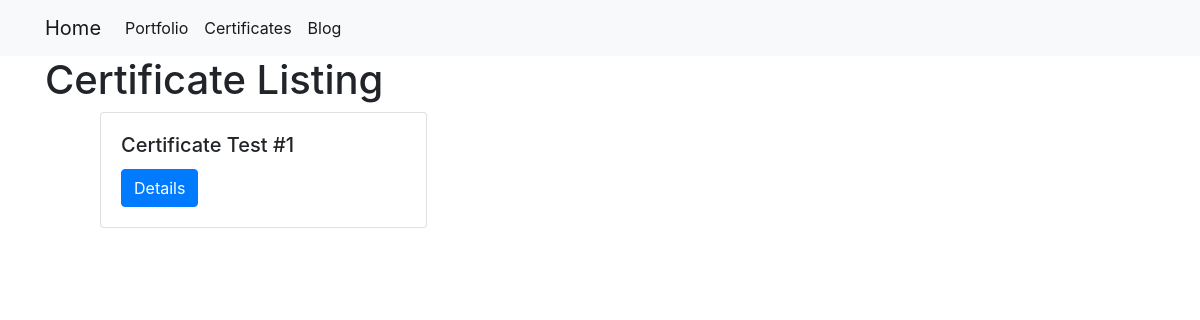
The app's page /all_certificates/, older data.
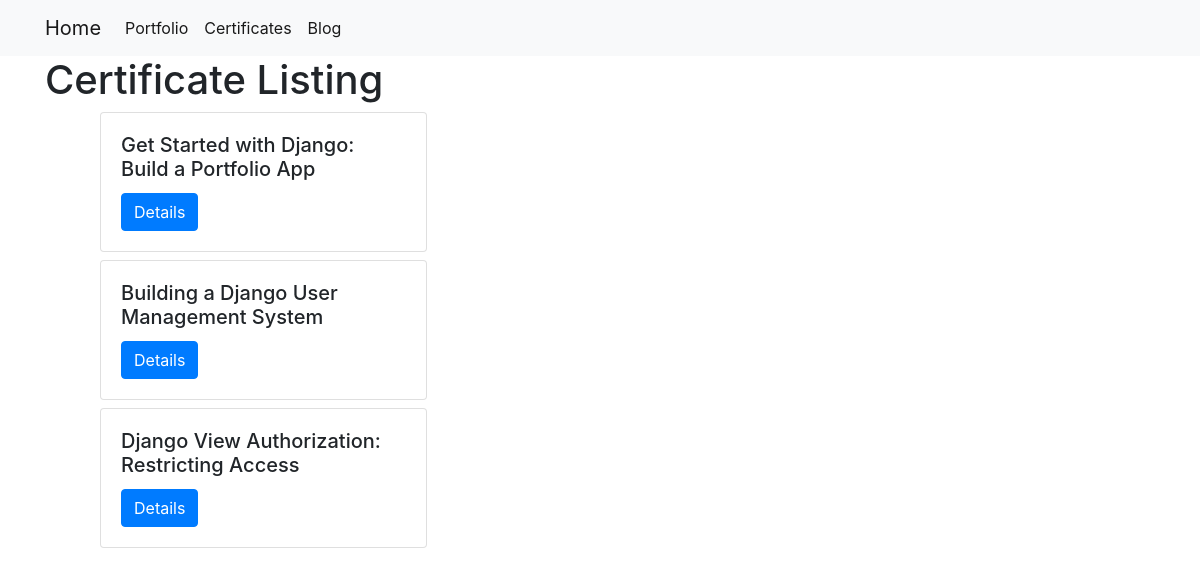
The same page, newer data.
### certificates/models.py (models this page shows)
class Certificate(models.Model):
    title = models.CharField(max_length=100)
    skills = models.CharField(max_length=100)
    source = models.CharField(max_length=20) # i.e. Codecademy
    link = models.URLField(max_length=200)
    cert_image = models.CharField(max_length=100)

### certificates/views.py (the view)
# urls.py: path("", views.all_certificates, name="all_certificates"),
def all_certificates(request):
    certificates = Certificate.objects.all()
    return render(request, 'certificates/all_certificates.html',
                  {'certificates': certificates})

### certificates/templates/certificates/all_certificates.html (shortened to what this page needs)
{% extends "projects/base.html" %}
{% load static %}
{% block content %}
<h1>Certificate Listing</h1>
<ul>
{% for certificate in certificates %}
  <div class="col-md-4">
                <div class="card mb-2">
                    <div class="card-body">
                        <h5 class="card-title">{{ certificate.title }}</h5>
                        <a href="{% url 'certificate_detail' certificate.pk %}"
                        class="btn btn-primary">
                            Details
                        </a>
                    </div>
                </div>
            </div>
{% endfor %}
</ul>
{% endblock content %}

### projects/templates/projects/base.html (shortened to what this page needs)
<!DOCTYPE html>
<html lang="en">
<head>
    <link rel="stylesheet" href="https://stackpath.bootstrapcdn.com/bootstrap/4.3.1/css/bootstrap.min.css">
</head>
<body>
<nav class="navbar navbar-expand-lg navbar-light bg-light">
    <div class="container">
        <a class="navbar-brand" href="{% url 'home_page' %}">Home</a>
        <div class="collapse navbar-collapse" id="navbarSupportedContent">
          <ul class="navbar-nav mr-auto">
            <li class="nav-item active">
              <a class="nav-link" href="{% url 'projects:all_projects' %}">Portfolio</a>
            </li>
            <li class="nav-item active">
              <a class="nav-link" href="{% url 'all_certificates' %}">Certificates</a>
             </li>
            <li class="nav-item active">
              <a class="nav-link" href="{% url 'blog_index' %}">Blog</a>
            </li>
          </ul>
        </div>
    </div>
</nav>
<div class="container">
    {% block content %}
    {% endblock %}
</div>
</body>
</html>

Row changes from the older to the newer data that the page shows:
changed Certificate: title "Certificate Test #1" → "Get Started with Django: Build a Portfolio App"
added Certificate: title "Building a Django User Management System"
added Certificate: title "Django View Authorization: Restricting Access"
